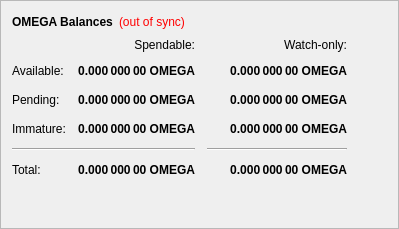
        <widget class="QFrame" name="frame">
         <property name="frameShape">
          <enum>QFrame::StyledPanel</enum>
         </property>
         <property name="frameShadow">
          <enum>QFrame::Raised</enum>
         </property>
         <layout class="QVBoxLayout" name="verticalLayout_4">
          <item>
           <layout class="QHBoxLayout" name="horizontalLayout_4">
            <item>
             <widget class="QLabel" name="label_5">
              <property name="font">
               <font>
                <weight>75</weight>
                <bold>true</bold>
               </font>
              </property>
              <property name="text">
               <string>OMEGA Balances</string>
              </property>
             </widget>
            </item>
            <item>
             <widget class="QLabel" name="labelWalletStatus">
              <property name="cursor">
               <cursorShape>WhatsThisCursor</cursorShape>
              </property>
              <property name="toolTip">
               <string>The displayed information may be out of date. Your wallet automatically synchronizes with the Omega Network network after a connection is established, but this process has not completed yet.</string>
              </property>
              <property name="styleSheet">
               <string notr="true">QLabel { color: red; }</string>
              </property>
              <property name="text">
               <string notr="true">(out of sync)</string>
              </property>
              <property name="alignment">
               <set>Qt::AlignLeading|Qt::AlignLeft|Qt::AlignVCenter</set>
              </property>
             </widget>
            </item>
            <item>
             <spacer name="horizontalSpacer_3">
              <property name="orientation">
               <enum>Qt::Horizontal</enum>
              </property>
              <property name="sizeHint" stdset="0">
               <size>
                <width>40</width>
                <height>20</height>
               </size>
              </property>
             </spacer>
            </item>
           </layout>
          </item>
          <item>
           <layout class="QGridLayout" name="gridLayout">
            <property name="spacing">
             <number>12</number>
            </property>
            <item row="2" column="2">
             <widget class="QLabel" name="labelWatchPending">
              <property name="font">
               <font>
                <weight>75</weight>
                <bold>true</bold>
               </font>
              </property>
              <property name="cursor">
               <cursorShape>IBeamCursor</cursorShape>
              </property>
              <property name="toolTip">
               <string>Unconfirmed transactions to watch-only addresses</string>
              </property>
              <property name="text">
               <string notr="true">0.000 000 00 OMEGA</string>
              </property>
              <property name="alignment">
               <set>Qt::AlignRight|Qt::AlignTrailing|Qt::AlignVCenter</set>
              </property>
              <property name="textInteractionFlags">
               <set>Qt::LinksAccessibleByMouse|Qt::TextSelectableByKeyboard|Qt::TextSelectableByMouse</set>
              </property>
             </widget>
            </item>
            <item row="2" column="1">
             <widget class="QLabel" name="labelUnconfirmed">
              <property name="font">
               <font>
                <weight>75</weight>
                <bold>true</bold>
               </font>
              </property>
              <property name="cursor">
               <cursorShape>IBeamCursor</cursorShape>
              </property>
              <property name="toolTip">
               <string>Total of transactions that have yet to be confirmed, and do not yet count toward the spendable balance</string>
              </property>
              <property name="text">
               <string notr="true">0.000 000 00 OMEGA</string>
              </property>
              <property name="alignment">
               <set>Qt::AlignRight|Qt::AlignTrailing|Qt::AlignVCenter</set>
              </property>
              <property name="textInteractionFlags">
               <set>Qt::LinksAccessibleByMouse|Qt::TextSelectableByKeyboard|Qt::TextSelectableByMouse</set>
              </property>
             </widget>
            </item>
            <item row="3" column="2">
             <widget class="QLabel" name="labelWatchImmature">
              <property name="font">
               <font>
                <weight>75</weight>
                <bold>true</bold>
               </font>
              </property>
              <property name="cursor">
               <cursorShape>IBeamCursor</cursorShape>
              </property>
              <property name="toolTip">
               <string>Staked or masternode rewards in watch-only addresses that has not yet matured</string>
              </property>
              <property name="text">
               <string notr="true">0.000 000 00 OMEGA</string>
              </property>
              <property name="alignment">
               <set>Qt::AlignRight|Qt::AlignTrailing|Qt::AlignVCenter</set>
              </property>
              <property name="textInteractionFlags">
               <set>Qt::LinksAccessibleByMouse|Qt::TextSelectableByKeyboard|Qt::TextSelectableByMouse</set>
              </property>
             </widget>
            </item>
            <item row="4" column="0" colspan="2">
             <widget class="Line" name="lineSpendableBalance">
              <property name="orientation">
               <enum>Qt::Horizontal</enum>
              </property>
             </widget>
            </item>
            <item row="4" column="2">
             <widget class="Line" name="lineWatchBalance">
              <property name="sizePolicy">
               <sizepolicy hsizetype="Preferred" vsizetype="Fixed">
                <horstretch>0</horstretch>
                <verstretch>0</verstretch>
               </sizepolicy>
              </property>
              <property name="minimumSize">
               <size>
                <width>140</width>
                <height>0</height>
               </size>
              </property>
              <property name="orientation">
               <enum>Qt::Horizontal</enum>
              </property>
             </widget>
            </item>
            <item row="5" column="0">
             <widget class="QLabel" name="labelTotalText">
              <property name="text">
               <string>Total:</string>
              </property>
             </widget>
            </item>
            <item row="3" column="1">
             <widget class="QLabel" name="labelImmature">
              <property name="font">
               <font>
                <weight>75</weight>
                <bold>true</bold>
               </font>
              </property>
              <property name="cursor">
               <cursorShape>IBeamCursor</cursorShape>
              </property>
              <property name="toolTip">
               <string>Staked or masternode rewards that has not yet matured</string>
              </property>
              <property name="text">
               <string notr="true">0.000 000 00 OMEGA</string>
              </property>
              <property name="alignment">
               <set>Qt::AlignRight|Qt::AlignTrailing|Qt::AlignVCenter</set>
              </property>
              <property name="textInteractionFlags">
               <set>Qt::LinksAccessibleByMouse|Qt::TextSelectableByKeyboard|Qt::TextSelectableByMouse</set>
              </property>
             </widget>
            </item>
            <item row="2" column="3">
             <spacer name="horizontalSpacer_2">
              <property name="orientation">
               <enum>Qt::Horizontal</enum>
              </property>
              <property name="sizeHint" stdset="0">
               <size>
                <width>40</width>
                <height>20</height>
               </size>
              </property>
             </spacer>
            </item>
            <item row="3" column="0">
             <widget class="QLabel" name="labelImmatureText">
              <property name="text">
               <string>Immature:</string>
              </property>
             </widget>
            </item>
            <item row="5" column="1">
             <widget class="QLabel" name="labelTotal">
              <property name="font">
               <font>
                <weight>75</weight>
                <bold>true</bold>
               </font>
              </property>
              <property name="cursor">
               <cursorShape>IBeamCursor</cursorShape>
              </property>
              <property name="toolTip">
               <string>Your current total balance</string>
              </property>
              <property name="text">
               <string notr="true">0.000 000 00 OMEGA</string>
              </property>
              <property name="alignment">
               <set>Qt::AlignRight|Qt::AlignTrailing|Qt::AlignVCenter</set>
              </property>
              <property name="textInteractionFlags">
               <set>Qt::LinksAccessibleByMouse|Qt::TextSelectableByKeyboard|Qt::TextSelectableByMouse</set>
              </property>
             </widget>
            </item>
            <item row="5" column="2">
             <widget class="QLabel" name="labelWatchTotal">
              <property name="font">
               <font>
                <weight>75</weight>
                <bold>true</bold>
               </font>
              </property>
              <property name="cursor">
               <cursorShape>IBeamCursor</cursorShape>
              </property>
              <property name="toolTip">
               <string>Current total balance in watch-only addresses</string>
              </property>
              <property name="text">
               <string notr="true">0.000 000 00 OMEGA</string>
              </property>
              <property name="alignment">
               <set>Qt::AlignRight|Qt::AlignTrailing|Qt::AlignVCenter</set>
              </property>
              <property name="textInteractionFlags">
               <set>Qt::LinksAccessibleByMouse|Qt::TextSelectableByKeyboard|Qt::TextSelectableByMouse</set>
              </property>
             </widget>
            </item>
            <item row="0" column="2">
             <widget class="QLabel" name="labelWatchonly">
              <property name="text">
               <string>Watch-only:</string>
              </property>
              <property name="alignment">
               <set>Qt::AlignRight|Qt::AlignTrailing|Qt::AlignVCenter</set>
              </property>
             </widget>
            </item>
            <item row="1" column="0">
             <widget class="QLabel" name="labelBalanceText">
              <property name="text">
               <string>Available:</string>
              </property>
             </widget>
            </item>
            <item row="1" column="1">
             <widget class="QLabel" name="labelBalance">
              <property name="font">
               <font>
                <weight>75</weight>
                <bold>true</bold>
               </font>
              </property>
              <property name="cursor">
               <cursorShape>IBeamCursor</cursorShape>
              </property>
              <property name="toolTip">
               <string>Your current spendable balance</string>
              </property>
              <property name="text">
               <string notr="true">0.000 000 00 OMEGA</string>
              </property>
              <property name="alignment">
               <set>Qt::AlignRight|Qt::AlignTrailing|Qt::AlignVCenter</set>
              </property>
              <property name="textInteractionFlags">
               <set>Qt::LinksAccessibleByMouse|Qt::TextSelectableByKeyboard|Qt::TextSelectableByMouse</set>
              </property>
             </widget>
            </item>
            <item row="1" column="2">
             <widget class="QLabel" name="labelWatchAvailable">
              <property name="font">
               <font>
                <weight>75</weight>
                <bold>true</bold>
               </font>
              </property>
              <property name="cursor">
               <cursorShape>IBeamCursor</cursorShape>
              </property>
              <property name="toolTip">
               <string>Your current balance in watch-only addresses</string>
              </property>
              <property name="text">
               <string notr="true">0.000 000 00 OMEGA</string>
              </property>
              <property name="alignment">
               <set>Qt::AlignRight|Qt::AlignTrailing|Qt::AlignVCenter</set>
              </property>
              <property name="textInteractionFlags">
               <set>Qt::LinksAccessibleByMouse|Qt::TextSelectableByKeyboard|Qt::TextSelectableByMouse</set>
              </property>
             </widget>
            </item>
            <item row="2" column="0">
             <widget class="QLabel" name="labelPendingText">
              <property name="text">
               <string>Pending:</string>
              </property>
             </widget>
            </item>
            <item row="0" column="1">
             <widget class="QLabel" name="labelSpendable">
              <property name="text">
               <string>Spendable:</string>
              </property>
              <property name="alignment">
               <set>Qt::AlignRight|Qt::AlignTrailing|Qt::AlignVCenter</set>
              </property>
             </widget>
            </item>
           </layout>
          </item>
          <item>
           <spacer name="verticalSpacer_4">
            <property name="orientation">
             <enum>Qt::Vertical</enum>
            </property>
            <property name="sizeHint" stdset="0">
             <size>
              <width>20</width>
              <height>40</height>
             </size>
            </property>
           </spacer>
          </item>
         </layout>
        </widget>
